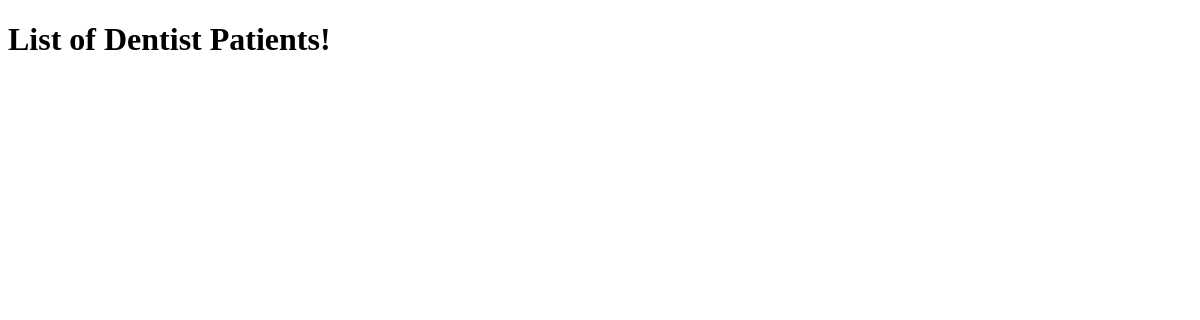
The page /office/ on the database as committed earlier.
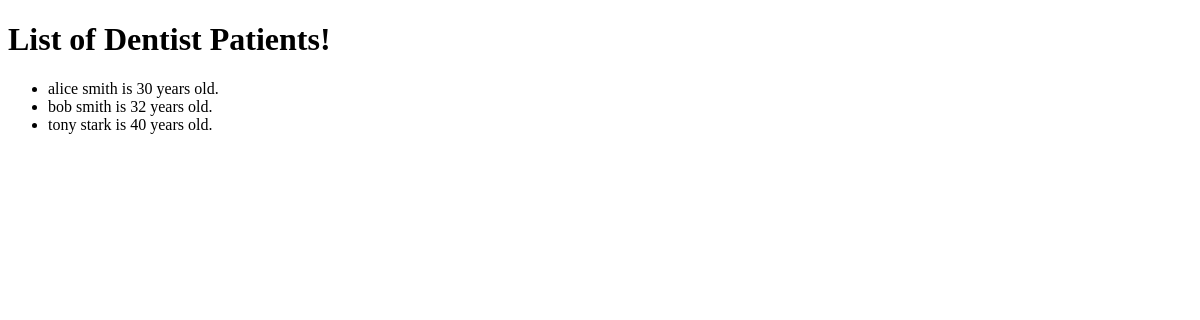
The same page on the database as committed later.
### office/models.py (models this page shows)
class  Patient(models.Model):
    first_name = models.CharField(max_length=30)
    last_name = models.CharField(max_length=30)
    age = models.IntegerField(validators=[MinValueValidator(0),MaxValueValidator(120)])
    heart_rate = models.IntegerField(default=60,validators=[MinValueValidator(1),MaxValueValidator(250)])
    def __str__(self):
        return f"{self.first_name} {self.last_name} is {self.age} years old."

### office/views.py (the view)
# urls.py: path('', views.list_patients, name='list_patients')
def list_patients(request):
    all_patients = models.Patient.objects.all()
    context_list = {'patients': all_patients}
    return render(request, 'office/index.html', context=context_list)

### office/templates/office/index.html (shortened to what this page needs)
<!DOCTYPE html>
<html lang="en">
<head>
</head>
<body>
    <h1>List of Dentist Patients!</h1>
    <ul>
    {%for person in patients%}
    <li>{{person}}</li>
    {%endfor%}
    </ul>
</body>
</html>

Rows that differ between the two databases and show on the page:
added Patient: first_name+last_name+age "alice smith is 30 years old."
added Patient: first_name+last_name+age "bob smith is 32 years old."
added Patient: first_name+last_name+age "tony stark is 40 years old."
